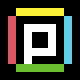

This game map was drawn from its Tiled (.tmx) file and the tilesets committed beside it. A one-line description and the trimmed map source follow:
An orthogonal 10x10 tile map with 8x8 px tiles, 1 tile layer (Logo) and 1 object (box).

<map version="1.10" tiledversion="1.11.0" orientation="orthogonal" renderorder="right-down" width="10" height="10" tilewidth="8" tileheight="8" infinite="0" nextlayerid="4" nextobjectid="3">
 <tileset firstgid="1" name="tiles" tilewidth="8" tileheight="8" tilecount="32" columns="32">
  <image source="../images/tiles.png" width="256" height="8" />
 </tileset>
 <layer id="1" name="Logo" width="10" height="10">
  <data>[100 cells, 37 non-empty, 5 distinct tile ids]</data>
 </layer>
 <objectgroup id="2" name="Objects">
  <object id="1" type="box" x="32" y="32" width="16" height="16" />
 </objectgroup>
</map>